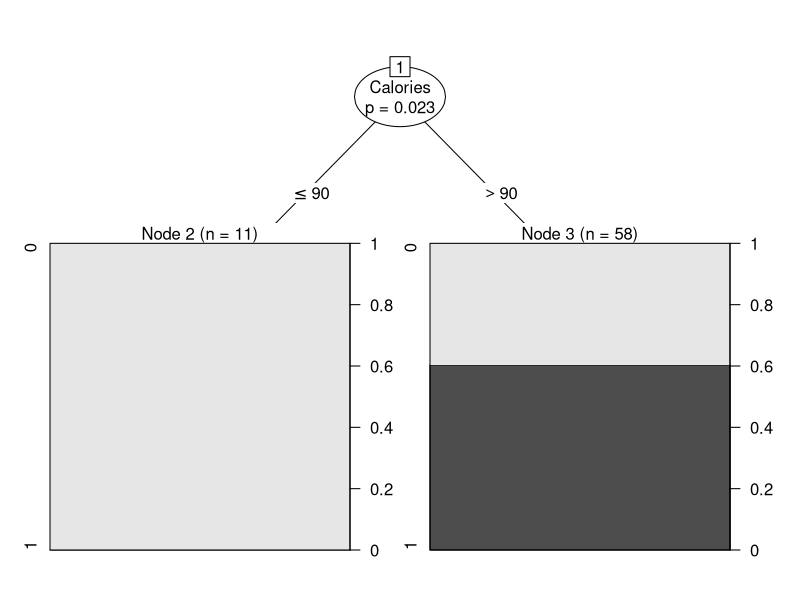

Reproduce this figure in R.
###Activity - Find Missing Values with the NA value rows removed
library("ggplot2")
library(party)
#Loading Data
cereal_data<-read.csv("cereal.csv", header = TRUE)
colnames(cereal_data)

#Data Cleaning and make relevant data
df_Fat<-data.frame(cereal_data$X70,cereal_data$X4, cereal_data$X0)

# Change colnames of all columns to Calories, Protein, Fat
colnames(df_Fat)<-c("Calories", "Protein", "Fat")
#Removing rows with NA from R dataframe
df_Fat <- df_Fat[complete.cases(df_Fat$Fat),]

#add factor, target must be a factor
df_Fat$Fatf<-factor(df_Fat$Fat)

#Decision Tree
set.seed(123)
tree<-ctree(Fatf~Calories+Protein, data=df_Fat, controls=ctree_control(mincriterion = 0.75,minsplit = 10)) 
tree
plot(tree)

#prediction
ptrn<-predict(tree,df_Fat)
#confusion Matrix
cfmtrn<-table(ptrn,df_Fat$Fatf)
print(cfmtrn)
1-sum(diag(cfmtrn))/sum(cfmtrn)
